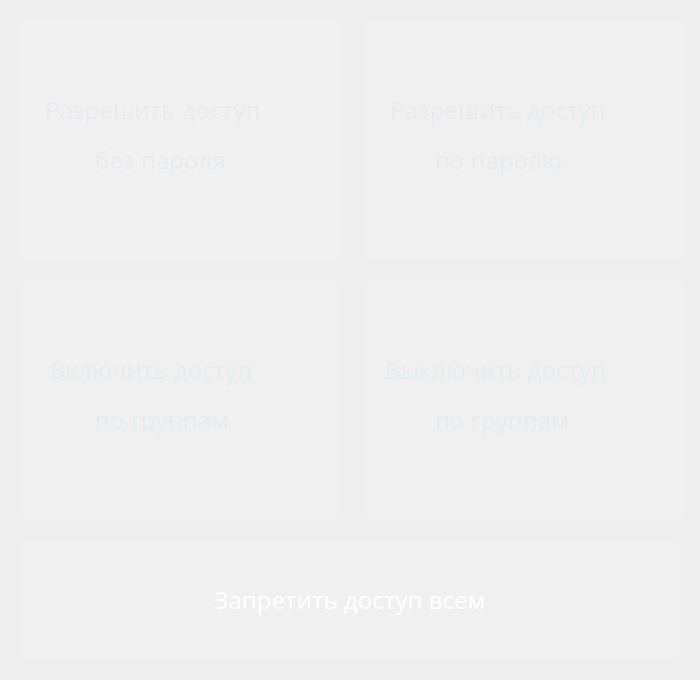
<?xml version="1.0" encoding="UTF-8"?>
<ui version="4.0">
 <class>MainWindow</class>
 <widget class="QMainWindow" name="MainWindow">
  <property name="geometry">
   <rect>
    <x>0</x>
    <y>0</y>
    <width>700</width>
    <height>680</height>
   </rect>
  </property>
  <property name="windowTitle">
   <string>Secret Keeper Router</string>
  </property>
  <widget class="QWidget" name="centralwidget">
   <widget class="QLabel" name="gradient">
    <property name="geometry">
     <rect>
      <x>0</x>
      <y>0</y>
      <width>700</width>
      <height>680</height>
     </rect>
    </property>
    <property name="text">
     <string/>
    </property>
    <property name="pixmap">
     <pixmap>../Images/gradient.png</pixmap>
    </property>
   </widget>
   <widget class="QPushButton" name="connect_info_button">
    <property name="geometry">
     <rect>
      <x>19</x>
      <y>19</y>
      <width>321</width>
      <height>241</height>
     </rect>
    </property>
    <property name="styleSheet">
     <string notr="true">QPushButton{
 background: rgba(255, 255, 255, 0.05);
 border-radius: 8px;
 color: #fff;
}
QPushButton:hover{
 background: rgba(255, 255, 255, 0.1);
}
QPushButton:pressed{
 background: rgba(0, 0, 0, 0.1);
}</string>
    </property>
    <property name="text">
     <string/>
    </property>
   </widget>
   <widget class="QPushButton" name="group_access_button">
    <property name="geometry">
     <rect>
      <x>20</x>
      <y>280</y>
      <width>320</width>
      <height>240</height>
     </rect>
    </property>
    <property name="styleSheet">
     <string notr="true">QPushButton{
 background: rgba(255, 255, 255, 0.05);
 border-radius: 8px;
 color: #fff;
}
QPushButton:hover{
 background: rgba(255, 255, 255, 0.1);
}
QPushButton:pressed{
 background: rgba(0, 0, 0, 0.1);
}</string>
    </property>
    <property name="text">
     <string/>
    </property>
   </widget>
   <widget class="QPushButton" name="password_access_button">
    <property name="geometry">
     <rect>
      <x>365</x>
      <y>20</y>
      <width>320</width>
      <height>240</height>
     </rect>
    </property>
    <property name="styleSheet">
     <string notr="true">QPushButton{
 background: rgba(255, 255, 255, 0.05);
 border-radius: 8px;
 color: #fff;
}
QPushButton:hover{
 background: rgba(255, 255, 255, 0.1);
}
QPushButton:pressed{
 background: rgba(0, 0, 0, 0.1);
}</string>
    </property>
    <property name="text">
     <string/>
    </property>
   </widget>
   <widget class="QPushButton" name="group_off_access_button">
    <property name="geometry">
     <rect>
      <x>365</x>
      <y>280</y>
      <width>320</width>
      <height>240</height>
     </rect>
    </property>
    <property name="styleSheet">
     <string notr="true">QPushButton{
 background: rgba(255, 255, 255, 0.05);
 border-radius: 8px;
 color: #fff;
}
QPushButton:hover{
 background: rgba(255, 255, 255, 0.1);
}
QPushButton:pressed{
 background: rgba(0, 0, 0, 0.1);
}</string>
    </property>
    <property name="text">
     <string/>
    </property>
   </widget>
   <widget class="QPushButton" name="passwordless_access_button">
    <property name="geometry">
     <rect>
      <x>20</x>
      <y>20</y>
      <width>320</width>
      <height>240</height>
     </rect>
    </property>
    <property name="font">
     <font>
      <family>Microsoft YaHei</family>
      <pointsize>18</pointsize>
     </font>
    </property>
    <property name="styleSheet">
     <string notr="true">QPushButton{
 background: rgba(255, 255, 255, 0.05);
 border-radius: 8px;
 color: #fff;
}
QPushButton:hover{
 background: rgba(255, 255, 255, 0.1);
}
QPushButton:pressed{
 background: rgba(0, 0, 0, 0.1);
}</string>
    </property>
    <property name="text">
     <string/>
    </property>
   </widget>
   <widget class="QLabel" name="text_1_1">
    <property name="geometry">
     <rect>
      <x>45</x>
      <y>90</y>
      <width>271</width>
      <height>40</height>
     </rect>
    </property>
    <property name="font">
     <font>
      <family>Microsoft YaHei</family>
      <pointsize>18</pointsize>
     </font>
    </property>
    <property name="styleSheet">
     <string notr="true">color:#e3eded</string>
    </property>
    <property name="text">
     <string>Разрешить доступ</string>
    </property>
   </widget>
   <widget class="QLabel" name="text_1_2">
    <property name="geometry">
     <rect>
      <x>95</x>
      <y>140</y>
      <width>170</width>
      <height>40</height>
     </rect>
    </property>
    <property name="font">
     <font>
      <family>Microsoft YaHei</family>
      <pointsize>18</pointsize>
     </font>
    </property>
    <property name="styleSheet">
     <string notr="true">color:#e3eded</string>
    </property>
    <property name="text">
     <string>без пароля</string>
    </property>
   </widget>
   <widget class="QLabel" name="text_2_1">
    <property name="geometry">
     <rect>
      <x>390</x>
      <y>90</y>
      <width>270</width>
      <height>40</height>
     </rect>
    </property>
    <property name="font">
     <font>
      <family>Microsoft YaHei</family>
      <pointsize>18</pointsize>
     </font>
    </property>
    <property name="styleSheet">
     <string notr="true">color:#e3eded</string>
    </property>
    <property name="text">
     <string>Разрешить доступ</string>
    </property>
   </widget>
   <widget class="QLabel" name="text_2_2">
    <property name="geometry">
     <rect>
      <x>435</x>
      <y>140</y>
      <width>170</width>
      <height>40</height>
     </rect>
    </property>
    <property name="font">
     <font>
      <family>Microsoft YaHei</family>
      <pointsize>18</pointsize>
     </font>
    </property>
    <property name="styleSheet">
     <string notr="true">color:#e3eded</string>
    </property>
    <property name="text">
     <string>по паролю</string>
    </property>
   </widget>
   <widget class="QLabel" name="text_3_1">
    <property name="geometry">
     <rect>
      <x>50</x>
      <y>350</y>
      <width>260</width>
      <height>40</height>
     </rect>
    </property>
    <property name="font">
     <font>
      <family>Microsoft YaHei</family>
      <pointsize>18</pointsize>
     </font>
    </property>
    <property name="styleSheet">
     <string notr="true">color:#e3eded</string>
    </property>
    <property name="text">
     <string>Включить доступ</string>
    </property>
   </widget>
   <widget class="QLabel" name="text_4_1">
    <property name="geometry">
     <rect>
      <x>385</x>
      <y>350</y>
      <width>280</width>
      <height>40</height>
     </rect>
    </property>
    <property name="font">
     <font>
      <family>Microsoft YaHei</family>
      <pointsize>18</pointsize>
     </font>
    </property>
    <property name="styleSheet">
     <string notr="true">color:#e3eded</string>
    </property>
    <property name="text">
     <string>Выключить доступ</string>
    </property>
   </widget>
   <widget class="QLabel" name="text_3_2">
    <property name="geometry">
     <rect>
      <x>95</x>
      <y>400</y>
      <width>170</width>
      <height>40</height>
     </rect>
    </property>
    <property name="font">
     <font>
      <family>Microsoft YaHei</family>
      <pointsize>18</pointsize>
     </font>
    </property>
    <property name="styleSheet">
     <string notr="true">color:#e3eded</string>
    </property>
    <property name="text">
     <string>по группам</string>
    </property>
   </widget>
   <widget class="QLabel" name="text_4_2">
    <property name="geometry">
     <rect>
      <x>435</x>
      <y>400</y>
      <width>180</width>
      <height>40</height>
     </rect>
    </property>
    <property name="font">
     <font>
      <family>Microsoft YaHei</family>
      <pointsize>18</pointsize>
     </font>
    </property>
    <property name="styleSheet">
     <string notr="true">color:#e3eded</string>
    </property>
    <property name="text">
     <string>по группам</string>
    </property>
   </widget>
   <widget class="QPushButton" name="denied_access_button">
    <property name="geometry">
     <rect>
      <x>20</x>
      <y>540</y>
      <width>660</width>
      <height>120</height>
     </rect>
    </property>
    <property name="font">
     <font>
      <family>Microsoft YaHei</family>
      <pointsize>18</pointsize>
     </font>
    </property>
    <property name="styleSheet">
     <string notr="true">QPushButton{
 background: rgba(255, 255, 255, 0.05);
 border-radius: 8px;
 color: #fff;
}
QPushButton:hover{
 background: rgba(255, 255, 255, 0.1);
}
QPushButton:pressed{
 background: rgba(0, 0, 0, 0.1);
}</string>
    </property>
    <property name="text">
     <string>Запретить доступ всем</string>
    </property>
   </widget>
  </widget>
 </widget>
 <resources/>
 <connections/>
</ui>
